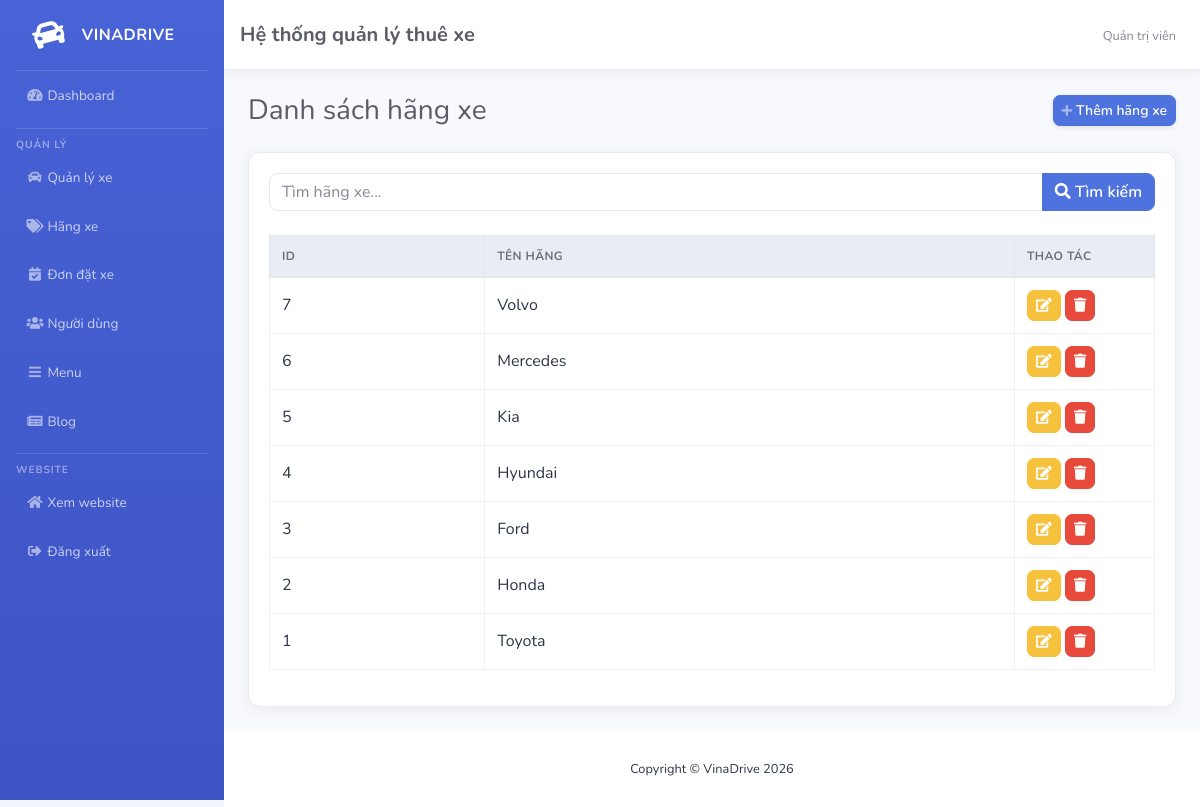
The app's page /admin/brands (signed in) with its own data.
### tables this page shows
CREATE TABLE `brands` (
    `BrandID`   INT(11) NOT NULL AUTO_INCREMENT,
    `BrandName` VARCHAR(100) NOT NULL,
    PRIMARY KEY (`BrandID`),
    UNIQUE KEY `BrandName` (`BrandName`)
);

### app/Core/Controller.php (called while the page is built, shortened)
<?php
abstract class Controller
{
    protected function view(string $viewName, array $data = [], ?string $layout = 'admin/layout/main'): void
    {
        extract($data);
        $viewFile = __DIR__ . '/../Views/' . $viewName . '.php';
        require $viewFile;
    }
    protected function input(string $key, $default = '')
    {
        $value = $_POST[$key] ?? $_GET[$key] ?? $default;
        return is_string($value) ? trim($value) : $value;
    }
}

### app/Controllers/Admin/BrandController.php (called while the page is built, shortened)
<?php
class BrandController extends Controller
{
    private BrandModel $brandModel;
    public function __construct()
    {
        $this->brandModel = new BrandModel();
    }
    public function index(): void
    {
        $keyword = $this->input('keyword');
        $brands = $this->brandModel->search($keyword);
        $this->view('admin/brands/list', [
            'pageTitle' => 'Danh sách hãng xe',
            'brands' => $brands,
            'keyword' => $keyword,
        ]);
    }
}

### index.php (called while the page is built, shortened)
<?php
require_once __DIR__ . '/app/autoload.php';
$router = new Router();
$router->get('/admin/brands', [BrandController::class, 'index']);
$router->get('/admin/brands/create', [BrandController::class, 'create']);
$router->post('/admin/brands', [BrandController::class, 'store']);
$router->get('/admin/brands/{id}/edit', [BrandController::class, 'edit']);
$router->post('/admin/brands/{id}/update', [BrandController::class, 'update']);
$router->post('/admin/brands/{id}/delete', [BrandController::class, 'destroy']);
$router->get('/admin/cars', [CarController::class, 'index']);
$router->get('/admin/cars/create', [CarController::class, 'create']);
$router->post('/admin/cars', [CarController::class, 'store']);
$router->get('/admin/cars/{id}/edit', [CarController::class, 'edit']);
$router->post('/admin/cars/{id}/update', [CarController::class, 'update']);
$router->post('/admin/cars/{id}/delete', [CarController::class, 'destroy']);
$router->post('/admin/cars/{id}/images/update', [CarController::class, 'updateImage']);
$router->post('/admin/cars/{id}/images/set-main', [CarController::class, 'setMainImage']);
$router->post('/admin/cars/{id}/images/delete', [CarController::class, 'deleteImage']);
$router->get('/admin/users', [UserController::class, 'index']);
$router->get('/admin/users/create', [UserController::class, 'create']);
$router->post('/admin/users', [UserController::class, 'store']);
$router->get('/admin/users/{id}/edit', [UserController::class, 'edit']);
$router->post('/admin/users/{id}/update', [UserController::class, 'update']);
$router->post('/admin/users/{id}/delete', [UserController::class, 'destroy']);
$router->get('/admin/blogs', [BlogController::class, 'index']);
$router->get('/admin/blogs/create', [BlogController::class, 'create']);
$router->post('/admin/blogs', [BlogController::class, 'store']);
$router->get('/admin/blogs/{id}/edit', [BlogController::class, 'edit']);
$router->post('/admin/blogs/{id}/update', [BlogController::class, 'update']);
$router->post('/admin/blogs/{id}/delete', [BlogController::class, 'destroy']);
$router->get('/admin/menus', [MenuController::class, 'index']);
$router->get('/admin/menus/create', [MenuController::class, 'create']);
$router->post('/admin/menus', [MenuController::class, 'store']);
$router->get('/admin/menus/{id}/edit', [MenuController::class, 'edit']);
$router->post('/admin/menus/{id}/update', [MenuController::class, 'update']);
$router->post('/admin/menus/{id}/delete', [MenuController::class, 'destroy']);
$router->get('/admin/dashboard', [DashboardController::class, 'index']);
$router->get('/admin/bookings', [BookingController::class, 'index']);
$router->get('/admin/bookings/{id}', [BookingController::class, 'show']);
$router->get('/admin/bookings/{id}/return-check', [BookingController::class, 'returnCheck']);
$router->post('/admin/bookings/{id}/cancel', [BookingController::class, 'cancel']);
$router->post('/admin/bookings/{id}/return-approve', [BookingController::class, 'returnApprove']);
$router->post('/admin/payments/{id}/confirm', [PaymentController::class, 'confirm']);
$router->post('/admin/payments/{id}/confirm-final', [PaymentController::class, 'confirmFinal']);
$router->get('/login', [AuthController::class, 'showLogin']);
$router->post('/login', [AuthController::class, 'login']);
$router->get('/register', [AuthController::class, 'showRegister']);
$router->post('/register', [AuthController::class, 'register']);
$router->get('/logout', [AuthController::class, 'logout']);
$router->get('/', [PageController::class, 'index']);
$router->get('/about', [PageController::class, 'about']);
$router->get('/contact', [PageController::class, 'contact']);
$router->get('/blog', [FrontendBlogController::class, 'index']);
$router->get('/blog/{slug}', [FrontendBlogController::class, 'show']);
$router->get('/vehicle', [FrontendCarController::class, 'index']);
$router->get('/vehicle/{id}', [FrontendCarController::class, 'show']);
$router->get('/vehicle/{id}/book', [FrontendCarController::class, 'bookForm']);
$router->post('/bookings', [FrontendBookingController::class, 'store']);
$router->get('/profile', [AccountController::class, 'profile']);
$router->post('/profile/update', [AccountController::class, 'updateProfile']);
$router->get('/my-bookings', [AccountController::class, 'myBookings']);
$router->get('/my-bookings/{id}/return', [FrontendBookingController::class, 'returnForm']);
$router->post('/my-bookings/{id}/return', [FrontendBookingController::class, 'submitReturn']);
$router->get('/my-payments', [AccountController::class, 'myPayments']);
$router->dispatch(BASE_PATH);

### app/autoload.php (called while the page is built, shortened)
<?php
spl_autoload_register(function (string $class): void {
    $prefix = 'App\\';
    $relative = substr($class, strlen($prefix));
    $relativePath = str_replace('\\', '/', $relative) . '.php';
    $file = __DIR__ . '/' . $relativePath;
});

### app/Core/Database.php (called while the page is built, shortened)
<?php
class Database
{
    private static ?\mysqli $connection = null;
    public static function connection(): \mysqli
    {
        if (self::$connection === null) {
            $host = 'localhost';
            $username = 'root';
            $password = '';
            $database = 'carrentaldb';
            $conn = new \mysqli($host, $username, $password, $database);
            $conn->set_charset('utf8mb4');
            self::$connection = $conn;
        }
        return self::$connection;
    }
}

### app/Core/Model.php (called while the page is built, shortened)
<?php
abstract class Model
{
    protected string $table;
    protected \mysqli $db;
    public function __construct()
    {
        $this->db = Database::connection();
    }
    public function all(string $orderBy = ''): array
    {
        $sql = "SELECT * FROM `{$this->table}`";
        if ($orderBy !== '') {
            $sql .= " ORDER BY {$orderBy}";
        }
        $result = $this->db->query($sql);
        return $result ? $result->fetch_all(MYSQLI_ASSOC) : [];
    }
}

### app/Models/BrandModel.php (called while the page is built, shortened)
<?php
class BrandModel extends Model
{
    protected string $table = 'Brands';
    public function search(string $keyword): array
    {
        if ($keyword === '') {
            return $this->all('BrandID DESC');
        }
        $stmt = $this->db->prepare(
            "SELECT * FROM `{$this->table}` WHERE BrandName LIKE ? ORDER BY BrandID DESC"
        );
        $search = "%$keyword%";
        $stmt->bind_param('s', $search);
        $stmt->execute();
        return $stmt->get_result()->fetch_all(MYSQLI_ASSOC);
    }
}

### app/Views/admin/brands/list.php (the view, shortened to what this page needs)
<div class="d-sm-flex align-items-center justify-content-between mb-4">
    <h1 class="h3 mb-0 text-gray-800">Danh sách hãng xe</h1>
    <a href="/Carrental/admin/brands/create" class="btn btn-primary btn-sm shadow-sm">
        <i class="fas fa-plus fa-sm text-white-50"></i> Thêm hãng xe
    </a>
</div>
<div class="card shadow mb-4">
    <div class="card-body">
        <form method="GET" action="/Carrental/admin/brands" class="mb-4">
            <div class="input-group">
                <input type="text" name="keyword" class="form-control"
                       placeholder="Tìm hãng xe..."
                       value="<?= htmlspecialchars($keyword) ?>">
                <div class="input-group-append">
                    <button class="btn btn-primary" type="submit">
                        <i class="fas fa-search"></i> Tìm kiếm
                    </button>
                </div>
            </div>
        </form>
        <div class="table-responsive">
            <table class="table table-bordered table-hover" width="100%" cellspacing="0">
                <thead class="thead-light">
                    <tr>
                        <th>ID</th>
                        <th>Tên hãng</th>
                        <th width="140">Thao tác</th>
                    </tr>
                </thead>
                <tbody>
                    <?php if (count($brands) > 0): ?>
                        <?php foreach ($brands as $row): ?>
                            <tr>
                                <td><?= $row['BrandID'] ?></td>
                                <td><?= htmlspecialchars($row['BrandName']) ?></td>
                                <td>
                                    <a href="/Carrental/admin/brands/<?= (int) $row['BrandID'] ?>/edit" class="btn btn-warning btn-sm">
                                        <i class="fas fa-edit"></i>
                                    </a>
                                    <form action="/Carrental/admin/brands/<?= (int) $row['BrandID'] ?>/delete" method="POST"
                                          class="d-inline" onsubmit="return confirm('Bạn có chắc muốn xóa hãng xe này không?');">
                                        <button type="submit" class="btn btn-danger btn-sm">
                                            <i class="fas fa-trash"></i>
                                        </button>
                                    </form>
                                </td>
                            </tr>
                        <?php endforeach; ?>
                    <?php else: ?>
                        <tr>
                            <td colspan="3" class="text-center">Không có dữ liệu hãng xe</td>
                        </tr>
                    <?php endif; ?>
                </tbody>
            </table>
        </div>
    </div>
</div>

### app/Core/Router.php (shortened to what this page needs)
<?php
class Router
{
    private array $routes = [];
    public function get(string $path, array $handler): void
    {
        $this->routes['GET'][] = [$path, $handler];
    }
    public function post(string $path, array $handler): void
    {
        $this->routes['POST'][] = [$path, $handler];
    }
    public function dispatch(string $basePath = ''): void
    {
        $method = $_SERVER['REQUEST_METHOD'] ?? 'GET';
        $uri = parse_url($_SERVER['REQUEST_URI'] ?? '/', PHP_URL_PATH);
        if ($basePath !== '' && str_starts_with($uri, $basePath)) {
            $uri = substr($uri, strlen($basePath));
        }
        $uri = '/' . trim($uri, '/');
        foreach ($this->routes[$method] ?? [] as [$routePath, $handler]) {
            $params = $this->match($routePath, $uri);
            if ($params !== null) {
                [$controllerClass, $action] = $handler;
                $controller = new $controllerClass();
                call_user_func_array([$controller, $action], $params);
                return;
            }
        }
    }
    private function match(string $routePath, string $uri): ?array
    {
        $paramNames = [];
        $pattern = preg_replace_callback('/\{(\w+)\}/', function ($m) use (&$paramNames) {
            $paramNames[] = $m[1];
            return '([^/]+)';
        }, $routePath);
        $pattern = '#^' . $pattern . '$#';
        if (preg_match($pattern, $uri, $matches)) {
            array_shift($matches);
            return array_values($matches);
        }
        return null;
    }
}

### public/admin/css/admin-theme.css (style rules this page uses)
:root { --admin-primary: #4e73df; --admin-primary-dark: #3a5cc9; --admin-radius: 12px; --admin-radius-sm: 8px; --admin-border: #e7eaf3; --admin-shadow: 0 .15rem .85rem rgba(58, 59, 69, .08); --admin-shadow-hover: 0 .35rem 1.2rem rgba(58, 59, 69, .12); --admin-text: #2e3548; --admin-text-muted: #6f7485; }
body { background-color: #f4f6fb; font-family: 'Nunito', -apple-system, BlinkMacSystemFont, 'Segoe UI', Roboto, sans-serif; color: var(--admin-text); }
.card { border: 1px solid var(--admin-border); border-radius: var(--admin-radius); box-shadow: var(--admin-shadow); }
.shadow, .shadow-sm { box-shadow: var(--admin-shadow) !important; }
.card-body { color: var(--admin-text); }
.table { color: var(--admin-text); }
.table thead th { background-color: #f8f9fc; color: var(--admin-text-muted); border-bottom: 1px solid var(--admin-border); border-top: none; font-size: 12px; font-weight: 700; text-transform: uppercase; letter-spacing: .03em; }
.table-bordered, .table-bordered th, .table-bordered td { border-color: #edf0f7; }
.form-control { border: 1px solid var(--admin-border); border-radius: var(--admin-radius-sm); }
.btn { border-radius: var(--admin-radius-sm); font-weight: 600; }
.btn-sm { border-radius: 7px; }
.btn.shadow-sm { box-shadow: 0 .1rem .35rem rgba(58, 59, 69, .12) !important; }

### public/admin/css/cars-admin.css (style rules this page uses)
.table td, .table th { vertical-align: middle !important; }

### records on screen
brands: BrandID "7", BrandName "Volvo"
brands: BrandID "6", BrandName "Mercedes"
brands: BrandID "5", BrandName "Kia"
brands: BrandID "4", BrandName "Hyundai"
brands: BrandID "3", BrandName "Ford"
brands: BrandID "2", BrandName "Honda"
brands: BrandID "1", BrandName "Toyota"
